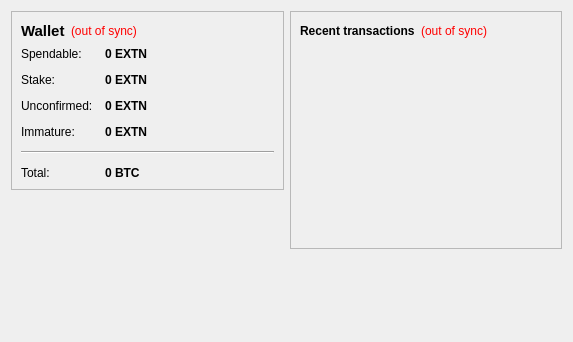
<?xml version="1.0" encoding="UTF-8"?>
<ui version="4.0">
 <class>OverviewPage</class>
 <widget class="QWidget" name="OverviewPage">
  <property name="geometry">
   <rect>
    <x>0</x>
    <y>0</y>
    <width>573</width>
    <height>342</height>
   </rect>
  </property>
  <property name="windowTitle">
   <string>Form</string>
  </property>
  <layout class="QHBoxLayout" name="horizontalLayout" stretch="1,1">
   <item>
    <layout class="QVBoxLayout" name="verticalLayout_2">
     <item>
      <widget class="QFrame" name="frame">
       <property name="frameShape">
        <enum>QFrame::StyledPanel</enum>
       </property>
       <property name="frameShadow">
        <enum>QFrame::Raised</enum>
       </property>
       <layout class="QVBoxLayout" name="verticalLayout_4">
        <item>
         <layout class="QHBoxLayout" name="horizontalLayout_4">
          <item>
           <widget class="QLabel" name="label_5">
            <property name="font">
             <font>
              <pointsize>11</pointsize>
              <weight>75</weight>
              <bold>true</bold>
             </font>
            </property>
            <property name="text">
             <string>Wallet</string>
            </property>
           </widget>
          </item>
          <item>
           <widget class="QLabel" name="labelWalletStatus">
            <property name="toolTip">
             <string>The displayed information may be out of date. Your wallet automatically synchronizes with the ExtensiveCoin network after a connection is established, but this process has not completed yet.</string>
            </property>
            <property name="styleSheet">
             <string notr="true">QLabel { color: red; }</string>
            </property>
            <property name="text">
             <string notr="true">(out of sync)</string>
            </property>
            <property name="alignment">
             <set>Qt::AlignLeading|Qt::AlignLeft|Qt::AlignVCenter</set>
            </property>
           </widget>
          </item>
          <item>
           <spacer name="horizontalSpacer_2">
            <property name="orientation">
             <enum>Qt::Horizontal</enum>
            </property>
            <property name="sizeHint" stdset="0">
             <size>
              <width>40</width>
              <height>20</height>
             </size>
            </property>
           </spacer>
          </item>
         </layout>
        </item>
        <item>
         <layout class="QFormLayout" name="formLayout_2">
          <property name="fieldGrowthPolicy">
           <enum>QFormLayout::AllNonFixedFieldsGrow</enum>
          </property>
          <property name="horizontalSpacing">
           <number>12</number>
          </property>
          <property name="verticalSpacing">
           <number>12</number>
          </property>
          <item row="0" column="0">
           <widget class="QLabel" name="label">
            <property name="text">
             <string>Spendable:</string>
            </property>
           </widget>
          </item>
          <item row="0" column="1">
           <widget class="QLabel" name="labelBalance">
            <property name="font">
             <font>
              <weight>75</weight>
              <bold>true</bold>
             </font>
            </property>
            <property name="cursor">
             <cursorShape>IBeamCursor</cursorShape>
            </property>
            <property name="toolTip">
             <string>Your current spendable balance</string>
            </property>
            <property name="text">
             <string notr="true">0 EXTN</string>
            </property>
            <property name="textInteractionFlags">
             <set>Qt::LinksAccessibleByMouse|Qt::TextSelectableByKeyboard|Qt::TextSelectableByMouse</set>
            </property>
           </widget>
          </item>
          <item row="1" column="0">
           <widget class="QLabel" name="label_6">
            <property name="text">
             <string>Stake:</string>
            </property>
           </widget>
          </item>
          <item row="1" column="1">
           <widget class="QLabel" name="labelStake">
            <property name="font">
             <font>
              <weight>75</weight>
              <bold>true</bold>
             </font>
            </property>
            <property name="cursor">
             <cursorShape>IBeamCursor</cursorShape>
            </property>
            <property name="toolTip">
             <string>Total of coins that was staked, and do not yet count toward the current balance</string>
            </property>
            <property name="text">
             <string notr="true">0 EXTN</string>
            </property>
            <property name="textInteractionFlags">
             <set>Qt::LinksAccessibleByMouse|Qt::TextSelectableByKeyboard|Qt::TextSelectableByMouse</set>
            </property>
           </widget>
          </item>
          <item row="2" column="0">
           <widget class="QLabel" name="label_3">
            <property name="text">
             <string>Unconfirmed:</string>
            </property>
           </widget>
          </item>
          <item row="2" column="1">
           <widget class="QLabel" name="labelUnconfirmed">
            <property name="font">
             <font>
              <weight>75</weight>
              <bold>true</bold>
             </font>
            </property>
            <property name="cursor">
             <cursorShape>IBeamCursor</cursorShape>
            </property>
            <property name="toolTip">
             <string>Total of transactions that have yet to be confirmed, and do not yet count toward the current balance</string>
            </property>
            <property name="text">
             <string notr="true">0 EXTN</string>
            </property>
            <property name="textInteractionFlags">
             <set>Qt::LinksAccessibleByMouse|Qt::TextSelectableByKeyboard|Qt::TextSelectableByMouse</set>
            </property>
           </widget>
          </item>
          <item row="3" column="0">
           <widget class="QLabel" name="labelImmatureText">
            <property name="text">
             <string>Immature:</string>
            </property>
           </widget>
          </item>
          <item row="3" column="1">
           <widget class="QLabel" name="labelImmature">
            <property name="font">
             <font>
              <weight>75</weight>
              <bold>true</bold>
             </font>
            </property>
            <property name="toolTip">
             <string>Mined balance that has not yet matured</string>
            </property>
            <property name="text">
             <string notr="true">0 EXTN</string>
            </property>
            <property name="textInteractionFlags">
             <set>Qt::LinksAccessibleByMouse|Qt::TextSelectableByKeyboard|Qt::TextSelectableByMouse</set>
            </property>
           </widget>
          </item>
          <item row="4" column="0" colspan="2">
           <widget class="Line" name="line">
            <property name="orientation">
             <enum>Qt::Horizontal</enum>
            </property>
           </widget>
          </item>
          <item row="5" column="0">
           <widget class="QLabel" name="labelTotalText">
            <property name="text">
             <string>Total:</string>
            </property>
           </widget>
          </item>
          <item row="5" column="1">
           <widget class="QLabel" name="labelTotal">
            <property name="font">
             <font>
              <weight>75</weight>
              <bold>true</bold>
             </font>
            </property>
            <property name="cursor">
             <cursorShape>IBeamCursor</cursorShape>
            </property>
            <property name="toolTip">
             <string>Your current total balance</string>
            </property>
            <property name="text">
             <string notr="true">0 BTC</string>
            </property>
            <property name="textInteractionFlags">
             <set>Qt::LinksAccessibleByMouse|Qt::TextSelectableByKeyboard|Qt::TextSelectableByMouse</set>
            </property>
           </widget>
          </item>
         </layout>
        </item>
       </layout>
      </widget>
     </item>
     <item>
      <spacer name="verticalSpacer">
       <property name="orientation">
        <enum>Qt::Vertical</enum>
       </property>
       <property name="sizeHint" stdset="0">
        <size>
         <width>20</width>
         <height>40</height>
        </size>
       </property>
      </spacer>
     </item>
    </layout>
   </item>
   <item>
    <layout class="QVBoxLayout" name="verticalLayout_3">
     <item>
      <widget class="QFrame" name="frame_2">
       <property name="frameShape">
        <enum>QFrame::StyledPanel</enum>
       </property>
       <property name="frameShadow">
        <enum>QFrame::Raised</enum>
       </property>
       <layout class="QVBoxLayout" name="verticalLayout">
        <item>
         <layout class="QHBoxLayout" name="horizontalLayout_2">
          <item>
           <widget class="QLabel" name="label_4">
            <property name="text">
             <string>&lt;b&gt;Recent transactions&lt;/b&gt;</string>
            </property>
           </widget>
          </item>
          <item>
           <widget class="QLabel" name="labelTransactionsStatus">
            <property name="toolTip">
             <string>The displayed information may be out of date. Your wallet automatically synchronizes with the ExtensiveCoin network after a connection is established, but this process has not completed yet.</string>
            </property>
            <property name="styleSheet">
             <string notr="true">QLabel { color: red; }</string>
            </property>
            <property name="text">
             <string notr="true">(out of sync)</string>
            </property>
            <property name="alignment">
             <set>Qt::AlignRight|Qt::AlignTrailing|Qt::AlignVCenter</set>
            </property>
           </widget>
          </item>
          <item>
           <spacer name="horizontalSpacer">
            <property name="orientation">
             <enum>Qt::Horizontal</enum>
            </property>
            <property name="sizeHint" stdset="0">
             <size>
              <width>40</width>
              <height>20</height>
             </size>
            </property>
           </spacer>
          </item>
         </layout>
        </item>
        <item>
         <widget class="QListView" name="listTransactions">
          <property name="styleSheet">
           <string notr="true">QListView { background: transparent; }</string>
          </property>
          <property name="frameShape">
           <enum>QFrame::NoFrame</enum>
          </property>
          <property name="verticalScrollBarPolicy">
           <enum>Qt::ScrollBarAlwaysOff</enum>
          </property>
          <property name="horizontalScrollBarPolicy">
           <enum>Qt::ScrollBarAlwaysOff</enum>
          </property>
          <property name="selectionMode">
           <enum>QAbstractItemView::NoSelection</enum>
          </property>
         </widget>
        </item>
       </layout>
      </widget>
     </item>
     <item>
      <spacer name="verticalSpacer_2">
       <property name="orientation">
        <enum>Qt::Vertical</enum>
       </property>
       <property name="sizeHint" stdset="0">
        <size>
         <width>20</width>
         <height>40</height>
        </size>
       </property>
      </spacer>
     </item>
    </layout>
   </item>
  </layout>
 </widget>
 <resources/>
 <connections/>
</ui>
